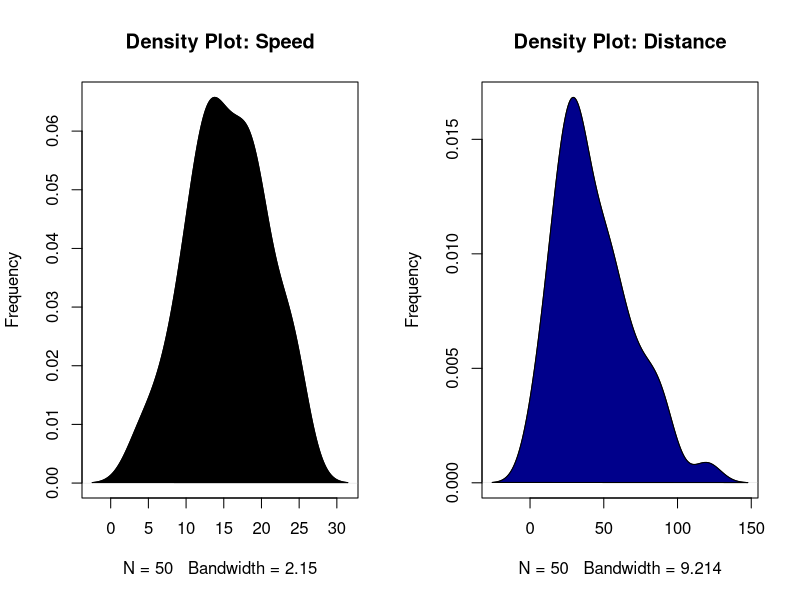
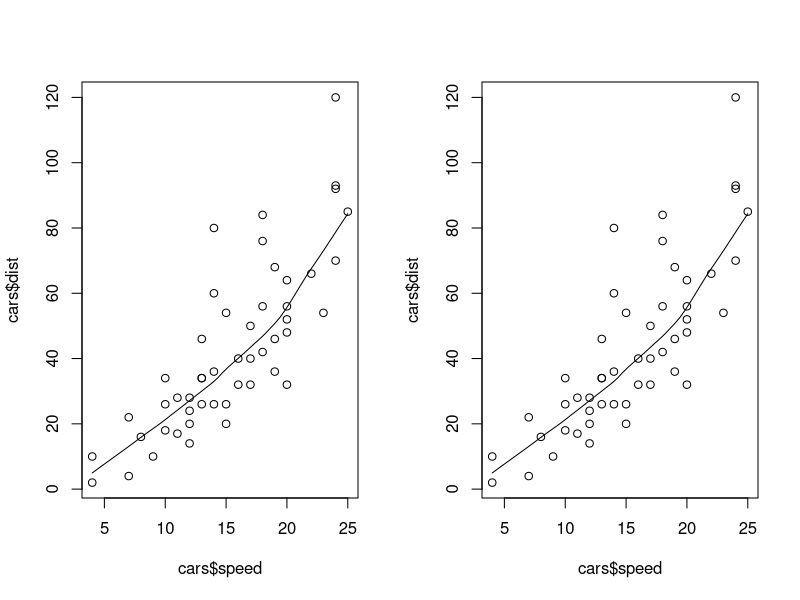
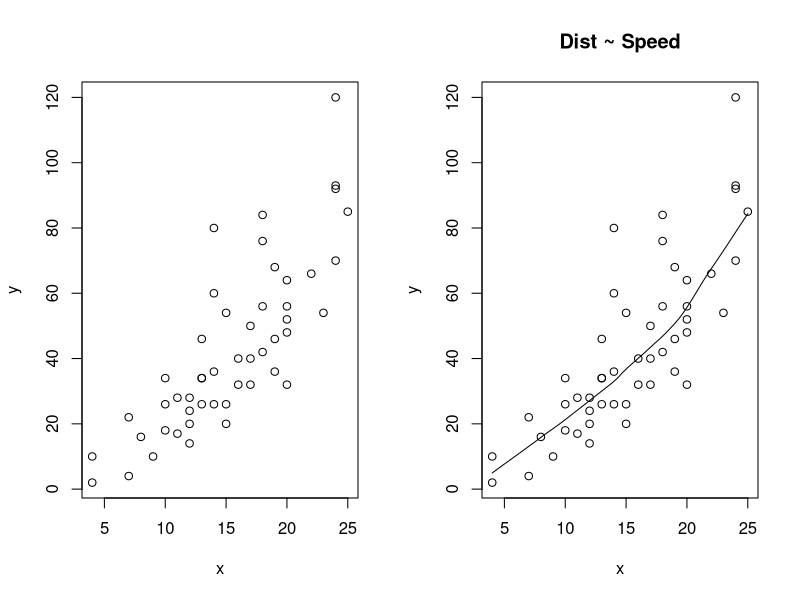
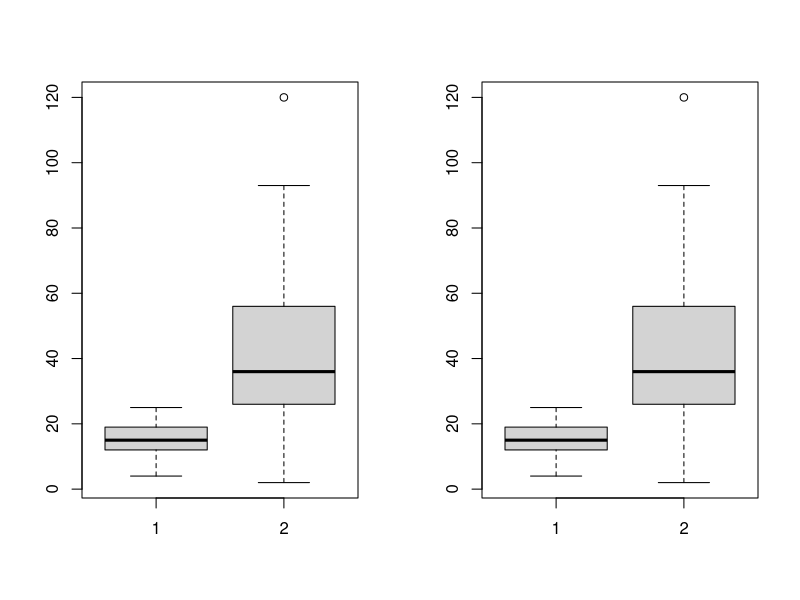
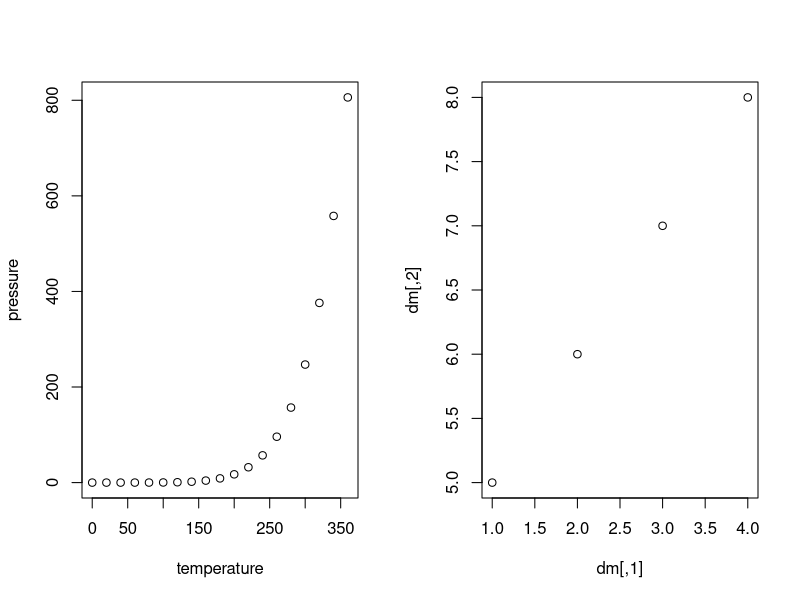

Reproduce these figures in R, in order.
## ---- chunk 1
knitr::opts_chunk$set(echo = TRUE)
## ---- chunk 2
summary(cars)
head(cars)
#Density plot
par(mfrow=c(1, 2))
plot(density(cars$speed), main="Density Plot: Speed", ylab="Frequency")
polygon(density(cars$speed), col="black")
plot(density(cars$dist), main="Density Plot: Distance", ylab="Frequency")
polygon(density(cars$dist), col="darkblue")
#Correlation
cor(cars$speed,cars$dist, method=c("pearson","kendall","spearman"))
#scatterplot
scatter.smooth(x=cars$speed, y=cars$dist)
scatter.smooth(x=cars$speed, y=cars$dist) 
x<-cars$speed
y<-cars$dist
line(x,y)
plot(x,y)
scatter.smooth(x, y, main="Dist ~ Speed")
#linear model
Model1 <- lm(formula = y~x, data = cars)
summary(Model1)
boxplot(x,y)
boxplot(cars$speed, cars$dist)
##mmm
## ---- chunk 3
plot(pressure)
## ---- chunk 4
dm<-matrix(c(1,2,3,4,5,6,7,8), nrow = 4, ncol = 2)
plot(dm)
